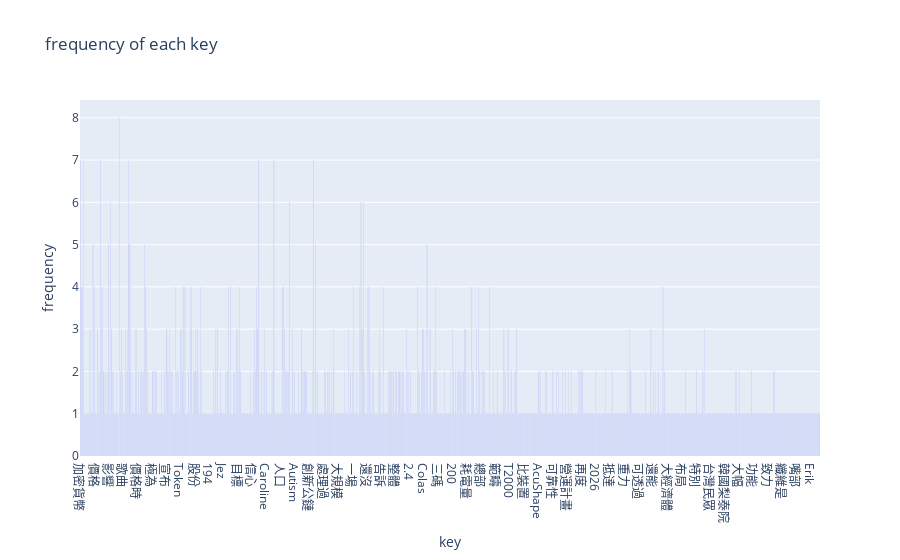

Notebook cell for this chart:
### Code cell
import plotly.express as px
import pandas as pd

px.bar(result, x='key', y='frequency', title='frequency of each key')

### Figure 1 — Plotly figure (JSON) as saved in the notebook; plotly's stock layout.template omitted (floating-point values rounded to 4 significant figures; data arrays with more than 128 entries replaced by an {"elided": "..."} marker saying what was removed)
{"data": [{"alignmentgroup": "True", "hovertemplate": "key=%{x}<br>frequency=%{y}<extra></extra>", "legendgroup": "", "marker": {"color": "#636efa", "pattern": {"shape": ""}}, "name": "", "offsetgroup": "", "orientation": "v", "showlegend": false, "textposition": "auto", "type": "bar", "x": {"elided": "1963 str values"}, "xaxis": "x", "y": {"elided": "1963 int values"}, "yaxis": "y"}], "layout": {"barmode": "relative", "legend": {"tracegroupgap": 0}, "title": {"text": "frequency of each key"}, "xaxis": {"anchor": "y", "domain": [0, 1], "title": {"text": "key"}}, "yaxis": {"anchor": "x", "domain": [0, 1], "title": {"text": "frequency"}}}}
